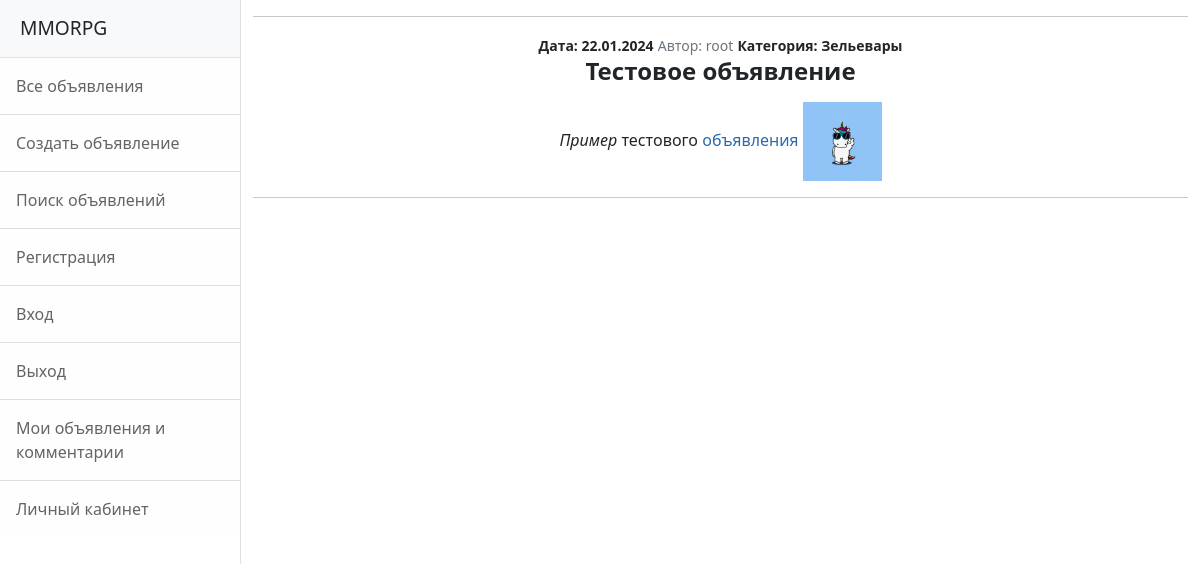
/1/, run on the app's committed database.
### msg_board/models.py (models this page shows, shortened)
class Post(models.Model):
    author = models.ForeignKey(
        get_user_model(),
        default=1,
        on_delete=models.CASCADE,
        verbose_name='Автор объявления',
    )
    heading = models.CharField(max_length=250, verbose_name='Заголовок')
    content = FroalaField(verbose_name='Контент')
    pub_date = models.DateTimeField(auto_now_add=True, verbose_name='Дата публикации')
    category = models.ForeignKey(Category, on_delete=models.CASCADE, verbose_name='Категория')
    class Meta:
        verbose_name = 'Объявление'
        verbose_name_plural = 'Объявления'

class Category(models.Model):
    name = models.CharField(max_length=50, unique=True, blank=True, verbose_name='Категория')
    class Meta:
        verbose_name = 'Категория'
        verbose_name_plural = 'Категории'
    def __str__(self):
        return f'{self.name}'

### msg_board/views.py (the view)
# urls.py: path('<int:pk>/', PostDetailView.as_view(), name='post_detail'),
class PostDetailView(DetailView):
    model = Post
    template_name = 'msg_board/post_detail.html'
    context_object_name = 'post_detail'
    queryset = Post.objects.all()

### templates/msg_board/post_detail.html (shortened to what this page needs)
{% extends 'flatpages/default.html' %}
{% block content %}
<hr>
<small class="fw-bold">Дата: {{ post_detail.pub_date | date:"d.m.Y" }}</small>
<small class="text-muted">Автор: {{ post_detail.author }}</small>
<small class="fw-bold">Категория: {{ post_detail.category }}</small>
<h4>
    <b>{{ post_detail.heading }}</b>
</h4>
<p>{{ post_detail.content | safe }}</p>
<hr>
{% endblock content %}

### data on the page
Post: pub_date "22.01.2024", author "root", category "Зельевары", heading "Тестовое объявление", content "Пример тестового объявления", content (picture)
